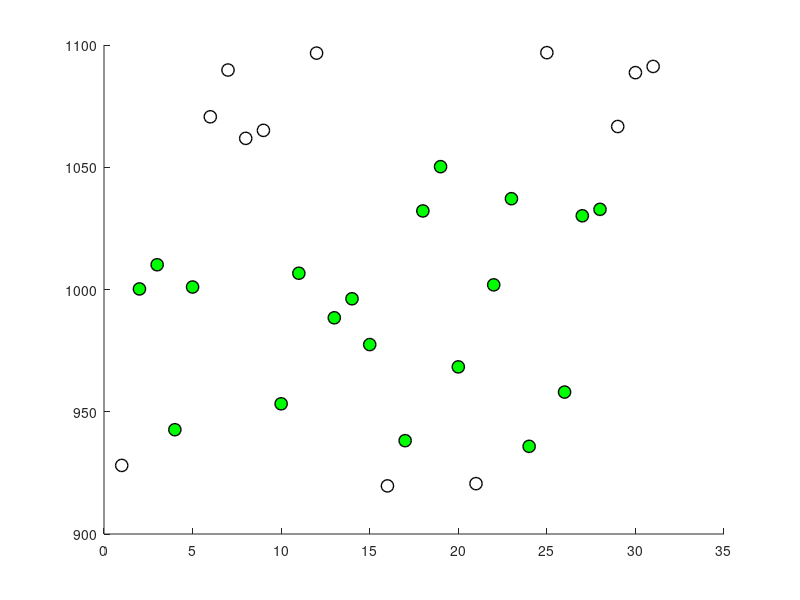

The MATLAB source for this figure: (Note: this script raises an error after producing the figure.)
% Atmospheric Pressure Analysis
% Generate and plot atmospheric pressure data for 4 sensors over 31 days
% Each sensor measured 3 times per day (morning, noon, evening)

clear; clc; close all;

% Generate atmospheric pressure data
% 4 sensors (rows) × 3 measurements per day (columns) × 31 days (depth)
atmosphericPressure = zeros(4, 3, 31);

% Fill with random values between 900 and 1100
for day = 1:31
    for measurement = 1:3
        for sensor = 1:4
            atmosphericPressure(sensor, measurement, day) = 900 + 200*rand();
        end
    end
end

% Display data dimensions
fprintf('Data matrix dimensions: %d × %d × %d\n', size(atmosphericPressure, 1), size(atmosphericPressure, 2), size(atmosphericPressure, 3));
fprintf('Total measurements: %d\n', numel(atmosphericPressure));

% Calculate daily averages for each sensor
dailyAverages = zeros(4, 31);
for day = 1:31
    for sensor = 1:4
        % Average of 3 daily measurements for each sensor
        dailyAverages(sensor, day) = mean(atmosphericPressure(sensor, :, day));
    end
end

% Extract evening measurements for sensor 1 (measurement 3 = evening)
sensor1Evening = squeeze(atmosphericPressure(1, 3, :));

% Create the plot
figure('Position', [100, 100, 1200, 800]);
hold on;

% Define pressure limits
lowerLimit = 930;
upperLimit = 1060;

% Plot original data with white dots
plot(1:31, sensor1Evening, 'Color', [1, 1, 1], 'LineStyle', ':', 'LineWidth', 3, ...
     'Marker', 'o', 'MarkerSize', 8, 'MarkerFaceColor', 'none', 'MarkerEdgeColor', [1, 1, 1], ...
     'DisplayName', 'Original Data');

% Color points based on pressure limits
for day = 1:31
    if sensor1Evening(day) < lowerLimit || sensor1Evening(day) > upperLimit
        % Points outside range - white filled (already shown in original data)
        scatter(day, sensor1Evening(day), 80, 'w', 'filled', 'MarkerEdgeColor', 'k', 'LineWidth', 1, ...
                'HandleVisibility', 'off');
    else
        % Points inside range - green filled
        if day == 1  % Only add to legend once
            scatter(day, sensor1Evening(day), 80, 'g', 'filled', 'MarkerEdgeColor', 'k', 'LineWidth', 1, ...
                    'DisplayName', 'Verified Data');
        else
            scatter(day, sensor1Evening(day), 80, 'g', 'filled', 'MarkerEdgeColor', 'k', 'LineWidth', 1, ...
                    'HandleVisibility', 'off');
        end
    end
end

% Add pressure limit lines
yline(930, '-', 'Color', 'm', 'LineWidth', 2, ...
      'DisplayName', 'Lower Limit');
yline(1060, '-', 'Color', 'm', 'LineWidth', 2, ...
      'DisplayName', 'Upper Limit');

% Customize the plot
xlabel('Day of Month', 'FontSize', 12);
ylabel('Atmospheric Pressure (hPa)', 'FontSize', 12);
title('First sensor, evening, all days', 'FontSize', 14);
legend('Location', 'northeastoutside', 'FontSize', 8);

% Set axis limits to show all 31 days
xlim([1, 31]);
ylim([900, 1100]);
xticks(1:31);
yticks(900:25:1100);

% Set background color to dark for better contrast with white line
set(gca, 'Color', [0.1, 0.1, 0.1]);
set(gcf, 'Color', [0.1, 0.1, 0.1]);

% Add statistics for sensor 1 evening measurements
meanPressure = mean(sensor1Evening);
stdPressure = std(sensor1Evening);
minPressure = min(sensor1Evening);
maxPressure = max(sensor1Evening);

% Count points inside and outside the range
pointsInside = sum(sensor1Evening >= lowerLimit & sensor1Evening <= upperLimit);
pointsOutside = 31 - pointsInside;

text(0.02, 0.98, sprintf('Mean: %.1f hPa\nStd: %.1f hPa\nMin: %.1f hPa\nMax: %.1f hPa\n\nGreen points (in range): %d\nWhite points (out of range): %d', ...
     meanPressure, stdPressure, minPressure, maxPressure, pointsInside, pointsOutside), ...
     'Units', 'normalized', 'VerticalAlignment', 'top', 'FontSize', 10, ...
     'BackgroundColor', 'white', 'EdgeColor', 'black', 'Color', 'black');

% Display summary statistics for sensor 1 evening measurements
fprintf('\nSensor 1 Evening Measurements Statistics:\n');
fprintf('Mean pressure: %.2f hPa\n', mean(sensor1Evening));
fprintf('Std deviation: %.2f hPa\n', std(sensor1Evening));
fprintf('Min pressure: %.2f hPa\n', min(sensor1Evening));
fprintf('Max pressure: %.2f hPa\n', max(sensor1Evening));
fprintf('Range: %.2f hPa\n', max(sensor1Evening) - min(sensor1Evening));
fprintf('Points within range (930-1060 hPa): %d\n', pointsInside);
fprintf('Points outside range: %d\n', pointsOutside);

% Save the plot
saveas(gcf, 'sensor1_evening_pressure.png');
fprintf('\nPlot saved as sensor1_evening_pressure.png\n');
